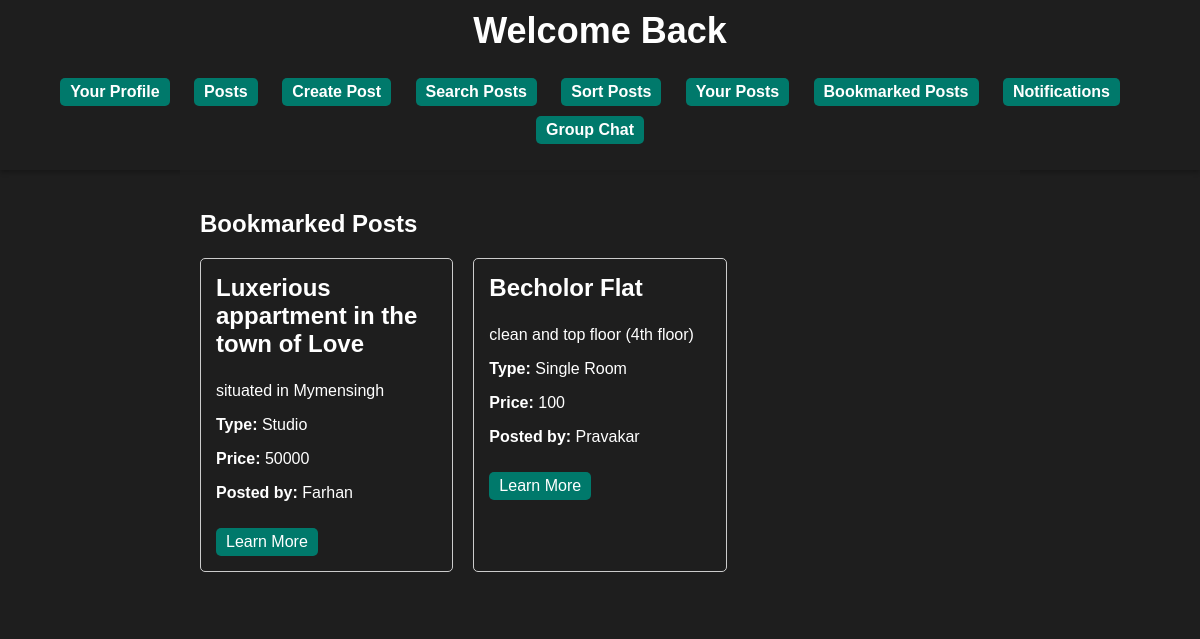
Page /users/Farhan/posts/bookmarked/ on the committed database.
### users/models.py (models this page shows)
class DormRoom(models.Model):
    title = models.CharField(max_length=255)
    content = models.TextField()
    popularity = models.IntegerField(default=0)
    type = models.CharField(max_length=50)
    price = models.CharField(max_length=20)
    link = models.URLField(max_length=200, null=True)
    posted_by = models.ForeignKey(Register, on_delete=models.CASCADE, related_name='posted')
    comments = models.ManyToManyField(Comment, blank=True)
    bookmarked_by = models.ManyToManyField(Register, blank=True, related_name='bookmarked')

class Register(models.Model):
    username=models.CharField(max_length=30)
    email=models.EmailField()
    password=models.CharField(max_length=100)
    nid=models.IntegerField()

### users/views.py (the view)
# urls.py: path('<str:username>/posts/bookmarked/', views.bookmarked, name='bookmarked'),
def bookmarked(request, username):
    find_user = get_object_or_404(Register, username= username)
    bookmarked_posts = DormRoom.objects.filter(bookmarked_by = find_user)
    return render(request, 'bookmarked_posts.html', {'username' : username, 'details' : bookmarked_posts})

### users/templates/bookmarked_posts.html
{% extends "profile_base.html" %}
{% block content %}
<body style="background-image: url('/static/bg8.gif'); background-size: cover;">
    <h2>Bookmarked Posts</h2>
    <div class="room-grid">
        {% for room in details %}
            <div class="room-card">
                <h3>{{ room.title }}</h3>
                <p style="
                    display: -webkit-box;
                    -webkit-line-clamp: 4;
                    -webkit-box-orient: vertical;
                    overflow: hidden;">{{ room.content }}</p>
                <p><strong>Type:</strong> {{ room.type }}</p>
                <p><strong>Price:</strong> {{ room.price }}</p>
                <p><strong>Posted by:</strong> {{room.posted_by.username}}</p>
                <a href="{{ room.link }}" target="_blank">Learn More</a>
            </div>
        {% endfor %}
    </div>
</body>
{% endblock %}

### users/static/style.css (style rules this page uses)
body { font-family: Arial, sans-serif; margin: 0; padding: 0; background: #1E1E1E; color: #fff; }
.room-grid { display: grid; grid-template-columns: repeat(3, 1fr); gap: 20px; margin: 20px 0; }
.room-card { border: 1px solid #ccc; padding: 15px; border-radius: 5px; transition: transform 0.3s; }
h3 { margin-top: 0; font-size: 24px; transition: color 0.3s; }
a { display: inline-block; padding: 5px 10px; background-color: #00796B; color: #fff; text-decoration: none; border-radius: 5px; margin-top: 10px; transition: background 0.3s; }

### rows in the picture
DormRoom: title "Luxerious appartment in the town of Love", content "situated in Mymensingh", type "Studio", price "50000", posted_by.username "Farhan"
DormRoom: title "Becholor Flat", content "clean and top floor (4th floor)", type "Single Room", price "100", posted_by.username "Pravakar"
